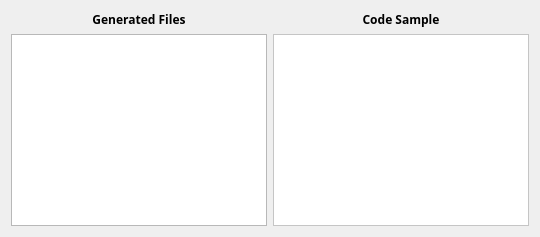
      <widget class="QWidget" name="OutputFiles">
       <attribute name="title">
        <string>Output Files</string>
       </attribute>
       <layout class="QVBoxLayout" name="verticalLayout_8">
        <item>
         <layout class="QHBoxLayout" name="horizontalLayout_5">
          <property name="topMargin">
           <number>0</number>
          </property>
          <item>
           <layout class="QVBoxLayout" name="verticalLayout_2">
            <property name="topMargin">
             <number>0</number>
            </property>
            <item>
             <widget class="QLabel" name="code_txt">
              <property name="font">
               <font>
                <family>Siemens Sans</family>
                <bold>true</bold>
               </font>
              </property>
              <property name="text">
               <string>Generated Files</string>
              </property>
              <property name="alignment">
               <set>Qt::AlignCenter</set>
              </property>
             </widget>
            </item>
            <item>
             <widget class="QTreeWidget" name="files_tree">
              <property name="styleSheet">
               <string notr="true"/>
              </property>
              <property name="headerHidden">
               <bool>true</bool>
              </property>
              <column>
               <property name="text">
                <string notr="true">1</string>
               </property>
              </column>
             </widget>
            </item>
           </layout>
          </item>
          <item>
           <layout class="QVBoxLayout" name="verticalLayout_9">
            <property name="rightMargin">
             <number>0</number>
            </property>
            <item>
             <widget class="QLabel" name="Lcode">
              <property name="font">
               <font>
                <family>Siemens Sans</family>
                <bold>true</bold>
               </font>
              </property>
              <property name="text">
               <string>Code Sample</string>
              </property>
              <property name="alignment">
               <set>Qt::AlignCenter</set>
              </property>
             </widget>
            </item>
            <item>
             <widget class="QTextBrowser" name="codeSample">
              <property name="styleSheet">
               <string notr="true">background-color: white;</string>
              </property>
             </widget>
            </item>
           </layout>
          </item>
         </layout>
        </item>
       </layout>
      </widget>
